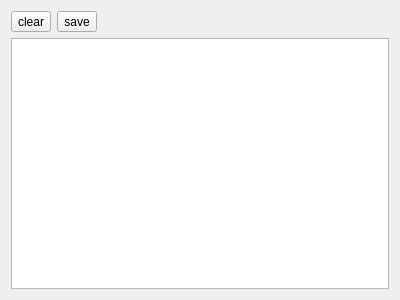
<?xml version="1.0" encoding="UTF-8"?>
<ui version="4.0">
 <class>DockOutput</class>
 <widget class="QWidget" name="DockOutput">
  <property name="geometry">
   <rect>
    <x>0</x>
    <y>0</y>
    <width>400</width>
    <height>300</height>
   </rect>
  </property>
  <property name="windowTitle">
   <string>Form</string>
  </property>
  <layout class="QVBoxLayout" name="verticalLayout">
   <item>
    <layout class="QHBoxLayout" name="horizontalLayout">
     <item>
      <widget class="QToolButton" name="clear">
       <property name="text">
        <string>clear</string>
       </property>
       <property name="icon">
        <iconset resource="images.qrc">
         <normaloff>:/icons/broom-icon.svg</normaloff>:/icons/broom-icon.svg</iconset>
       </property>
      </widget>
     </item>
     <item>
      <widget class="QToolButton" name="save">
       <property name="text">
        <string>save</string>
       </property>
       <property name="icon">
        <iconset resource="images.qrc">
         <normaloff>:/icons/save-icon.png</normaloff>:/icons/save-icon.png</iconset>
       </property>
      </widget>
     </item>
     <item>
      <spacer name="horizontalSpacer">
       <property name="orientation">
        <enum>Qt::Horizontal</enum>
       </property>
       <property name="sizeHint" stdset="0">
        <size>
         <width>40</width>
         <height>20</height>
        </size>
       </property>
      </spacer>
     </item>
    </layout>
   </item>
   <item>
    <widget class="QPlainTextEdit" name="text"/>
   </item>
  </layout>
 </widget>
 <resources>
  <include location="images.qrc"/>
 </resources>
 <connections/>
</ui>
